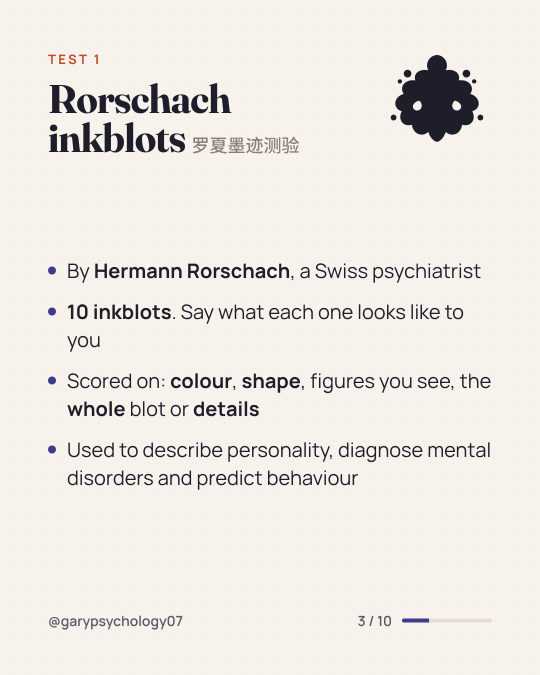
#> input picture carousels/16-projective-tests/slide-03.png, 1080 x 1350 px, given as the content of the folder ../carousels/16-projective-tests/slide-03.png, which was not available (shown at 1/2 size)
$ python contact.py ../carousels/16-projective-tests/slide-03.png
#> lines starting #> are read from the running program, lines starting #| are printed output that depends on the picture
# Usage: python3 tools/contact.py carousels/NN-name  -> contact.png (all slides on one sheet, for quick review)
import sys,glob,os
from PIL import Image
d=sys.argv[1];fs=sorted(glob.glob(os.path.join(d,'slide-*.png')));cols=5 if len(fs)>8 else 4
w,h=432,540;rows=(len(fs)+cols-1)//cols;m=Image.new('RGB',(cols*w,rows*h),'white')
#> after `m = Image.new('RGB', (cols * w, rows * h), 'white')`: m: PIL image 1728x540 RGB; every value is 255
for k,f in enumerate(fs): m.paste(Image.open(f).resize((w,h)),((k%cols)*w,(k//cols)*h))
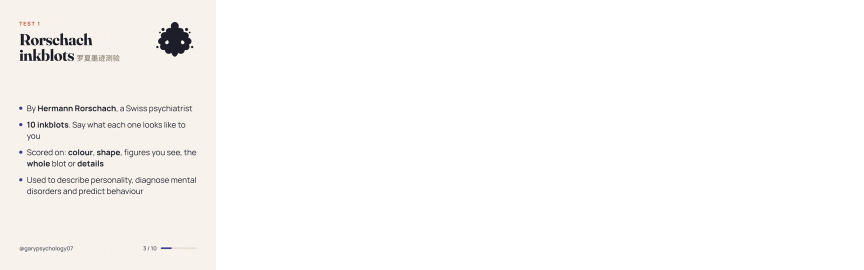
#> m: PIL image 1728x540 RGB (shown at 1/2 size); mean R, G, B 250.3, 249.3, 247.8
m.save(os.path.join(d,'contact.png'));print(os.path.join(d,'contact.png'))
#| ../carousels/16-projective-tests/slide-03.png/contact.png

$ run again, on carousels/16-projective-tests/slide-04.png
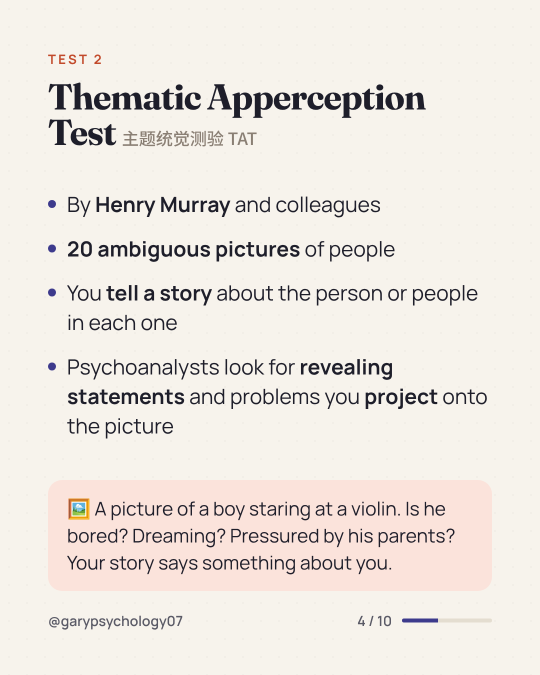
#> input picture carousels/16-projective-tests/slide-04.png, 1080 x 1350 px, given as the content of the folder ../carousels/16-projective-tests/slide-04.png, which was not available (shown at 1/2 size)
#> `for k,f in enumerate(fs): m.paste(Image.open(f).resize((w,h)),((k%cols..`:
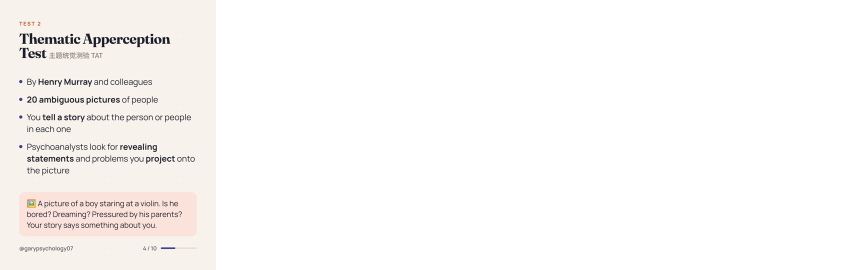
#> m: PIL image 1728x540 RGB (shown at 1/2 size); mean R, G, B 250.3, 248.8, 247.2
#| ../carousels/16-projective-tests/slide-04.png/contact.png

$ run again, on carousels/16-projective-tests/slide-05.png
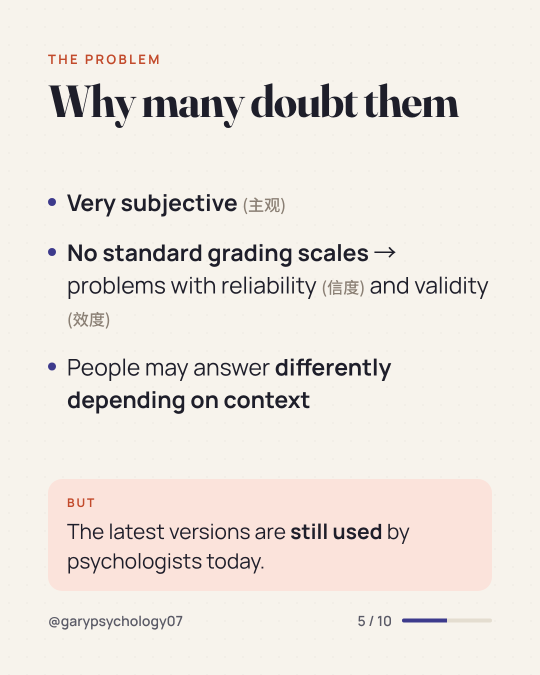
#> input picture carousels/16-projective-tests/slide-05.png, 1080 x 1350 px, given as the content of the folder ../carousels/16-projective-tests/slide-05.png, which was not available (shown at 1/2 size)
#> `for k,f in enumerate(fs): m.paste(Image.open(f).resize((w,h)),((k%cols..`:
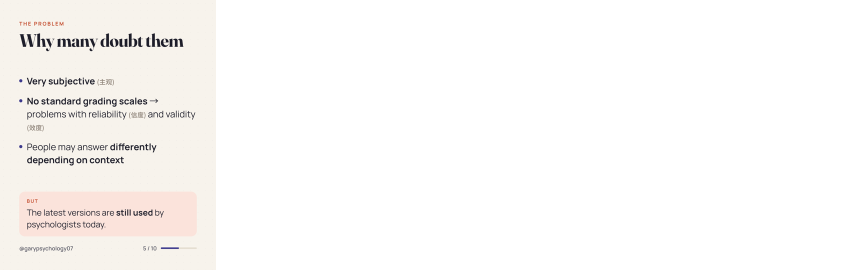
#> m: PIL image 1728x540 RGB (shown at 1/2 size); mean R, G, B 250.7, 249.1, 247.5
#| ../carousels/16-projective-tests/slide-05.png/contact.png
